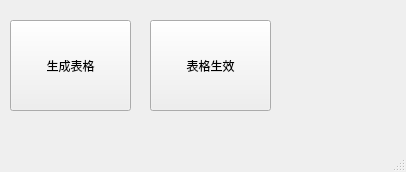
<?xml version="1.0" encoding="UTF-8"?>
<ui version="4.0">
 <class>MainWindow</class>
 <widget class="QMainWindow" name="MainWindow">
  <property name="geometry">
   <rect>
    <x>0</x>
    <y>0</y>
    <width>406</width>
    <height>172</height>
   </rect>
  </property>
  <property name="windowTitle">
   <string>MainWindow</string>
  </property>
  <widget class="QWidget" name="centralwidget">
   <widget class="QPushButton" name="createBook">
    <property name="geometry">
     <rect>
      <x>10</x>
      <y>20</y>
      <width>121</width>
      <height>91</height>
     </rect>
    </property>
    <property name="text">
     <string>生成表格</string>
    </property>
   </widget>
   <widget class="QPushButton" name="bookCome">
    <property name="geometry">
     <rect>
      <x>150</x>
      <y>20</y>
      <width>121</width>
      <height>91</height>
     </rect>
    </property>
    <property name="text">
     <string>表格生效</string>
    </property>
   </widget>
  </widget>
  <widget class="QMenuBar" name="menubar">
   <property name="geometry">
    <rect>
     <x>0</x>
     <y>0</y>
     <width>406</width>
     <height>22</height>
    </rect>
   </property>
  </widget>
  <widget class="QStatusBar" name="statusbar"/>
 </widget>
 <resources/>
 <connections/>
</ui>
